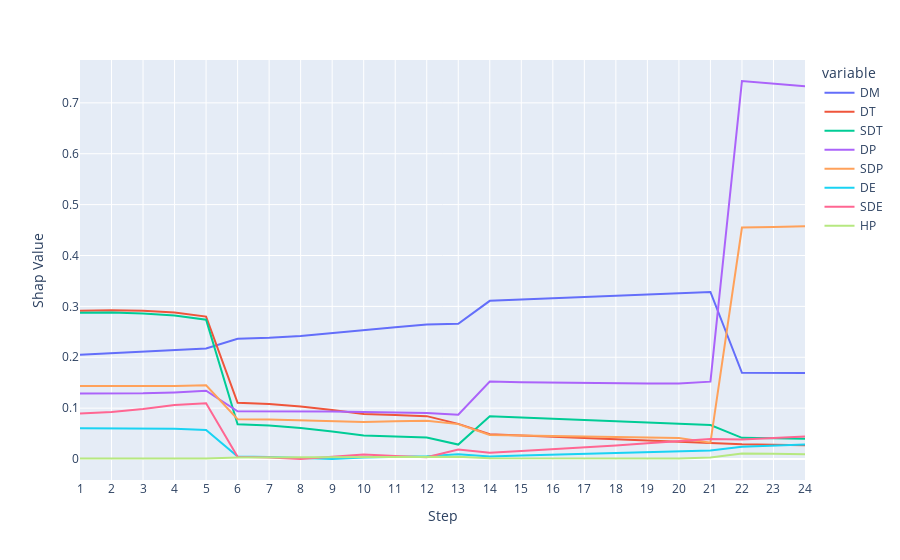

Notebook cell for this chart:
### Code cell
base_config={
    'lvl': 'policy_2',
    'obs_type': "distance",
    'learning_algo': "PPO",
    'exp_type': "switch_exitLessBetter",
    'action_type': 'switch',
    'action_space_type': 'discrete',
    'play_style': 'switch',
    'reward_scheme': 'switch',
    'learning_algo': 'PPO',
    'exp_path': 'switching',
    'base_path': 'play_style_models/base/',
    'which_model': 'best_model',
    # 'which_model': 'latest_model_500000_steps',
}
df_shapley, pred_explain, internal, timing,df = group_shap_single_exp(base_config)
print(df['action'].unique())
fig =px.line(data_frame=df_shapley[["DM","DT","SDT","DP","SDP","DE","SDE","HP"]].abs(),x= df_shapley[["DM","DT","SDT","DP","SDP","DE","SDE","HP"]].index ,y = df_shapley[["DM","DT","SDT","DP","SDP","DE","SDE","HP"]].columns).update_layout(xaxis_title="Step", yaxis_title="Shap Value")
fig.show()

### Figure 1 — Plotly figure (JSON) as saved in the notebook; plotly's stock layout.template omitted (floating-point values rounded to 4 significant figures)
{"data": [{"hovertemplate": "variable=DM<br>index=%{x}<br>value=%{y}<extra></extra>", "legendgroup": "DM", "line": {"color": "#636efa", "dash": "solid"}, "marker": {"symbol": "circle"}, "mode": "lines", "name": "DM", "orientation": "v", "showlegend": true, "type": "scatter", "x": ["1", "2", "3", "4", "5", "6", "7", "8", "9", "10", "11", "12", "13", "14", "15", "16", "17", "18", "19", "20", "21", "22", "23", "24"], "xaxis": "x", "y": [0.2048, 0.208, 0.2117, 0.2149, 0.2174, 0.2364, 0.2382, 0.2418, 0.2471, 0.253, 0.2587, 0.2645, 0.2658, 0.3109, 0.3134, 0.3158, 0.3183, 0.3207, 0.3232, 0.3256, 0.3284, 0.1694, 0.1693, 0.1691], "yaxis": "y"}, {"hovertemplate": "variable=DT<br>index=%{x}<br>value=%{y}<extra></extra>", "legendgroup": "DT", "line": {"color": "#EF553B", "dash": "solid"}, "marker": {"symbol": "circle"}, "mode": "lines", "name": "DT", "orientation": "v", "showlegend": true, "type": "scatter", "x": ["1", "2", "3", "4", "5", "6", "7", "8", "9", "10", "11", "12", "13", "14", "15", "16", "17", "18", "19", "20", "21", "22", "23", "24"], "xaxis": "x", "y": [0.2913, 0.2923, 0.2915, 0.2881, 0.28, 0.1106, 0.1082, 0.1034, 0.0964, 0.08854, 0.08655, 0.08429, 0.06917, 0.04864, 0.04608, 0.04359, 0.0411, 0.03862, 0.03614, 0.03369, 0.03081, 0.02891, 0.028, 0.02717], "yaxis": "y"}, {"hovertemplate": "variable=SDT<br>index=%{x}<br>value=%{y}<extra></extra>", "legendgroup": "SDT", "line": {"color": "#00cc96", "dash": "solid"}, "marker": {"symbol": "circle"}, "mode": "lines", "name": "SDT", "orientation": "v", "showlegend": true, "type": "scatter", "x": ["1", "2", "3", "4", "5", "6", "7", "8", "9", "10", "11", "12", "13", "14", "15", "16", "17", "18", "19", "20", "21", "22", "23", "24"], "xaxis": "x", "y": [0.2876, 0.2878, 0.2863, 0.2822, 0.2737, 0.06833, 0.06598, 0.06118, 0.05421, 0.04641, 0.04442, 0.04216, 0.02836, 0.08396, 0.08158, 0.07927, 0.07697, 0.07466, 0.07237, 0.07009, 0.06683, 0.0417, 0.04078, 0.03995], "yaxis": "y"}, {"hovertemplate": "variable=DP<br>index=%{x}<br>value=%{y}<extra></extra>", "legendgroup": "DP", "line": {"color": "#ab63fa", "dash": "solid"}, "marker": {"symbol": "circle"}, "mode": "lines", "name": "DP", "orientation": "v", "showlegend": true, "type": "scatter", "x": ["1", "2", "3", "4", "5", "6", "7", "8", "9", "10", "11", "12", "13", "14", "15", "16", "17", "18", "19", "20", "21", "22", "23", "24"], "xaxis": "x", "y": [0.1286, 0.1286, 0.129, 0.1309, 0.1341, 0.09378, 0.09385, 0.0937, 0.09326, 0.09237, 0.09153, 0.09028, 0.08705, 0.1521, 0.151, 0.1501, 0.1494, 0.149, 0.1486, 0.1484, 0.1521, 0.7429, 0.7376, 0.7327], "yaxis": "y"}, {"hovertemplate": "variable=SDP<br>index=%{x}<br>value=%{y}<extra></extra>", "legendgroup": "SDP", "line": {"color": "#FFA15A", "dash": "solid"}, "marker": {"symbol": "circle"}, "mode": "lines", "name": "SDP", "orientation": "v", "showlegend": true, "type": "scatter", "x": ["1", "2", "3", "4", "5", "6", "7", "8", "9", "10", "11", "12", "13", "14", "15", "16", "17", "18", "19", "20", "21", "22", "23", "24"], "xaxis": "x", "y": [0.1434, 0.1433, 0.1434, 0.1436, 0.1448, 0.07825, 0.07751, 0.07629, 0.07472, 0.07292, 0.07414, 0.07522, 0.06862, 0.04724, 0.04619, 0.04528, 0.04438, 0.04341, 0.04236, 0.04112, 0.03205, 0.455, 0.4561, 0.4573], "yaxis": "y"}, {"hovertemplate": "variable=DE<br>index=%{x}<br>value=%{y}<extra></extra>", "legendgroup": "DE", "line": {"color": "#19d3f3", "dash": "solid"}, "marker": {"symbol": "circle"}, "mode": "lines", "name": "DE", "orientation": "v", "showlegend": true, "type": "scatter", "x": ["1", "2", "3", "4", "5", "6", "7", "8", "9", "10", "11", "12", "13", "14", "15", "16", "17", "18", "19", "20", "21", "22", "23", "24"], "xaxis": "x", "y": [0.06064, 0.06034, 0.05993, 0.05944, 0.0571, 0.004792, 0.003912, 0.002182, 0.000204, 0.00277, 0.004162, 0.005466, 0.00929, 0.005217, 0.006963, 0.008802, 0.01065, 0.01237, 0.01397, 0.01552, 0.01676, 0.02402, 0.02639, 0.02848], "yaxis": "y"}, {"hovertemplate": "variable=SDE<br>index=%{x}<br>value=%{y}<extra></extra>", "legendgroup": "SDE", "line": {"color": "#FF6692", "dash": "solid"}, "marker": {"symbol": "circle"}, "mode": "lines", "name": "SDE", "orientation": "v", "showlegend": true, "type": "scatter", "x": ["1", "2", "3", "4", "5", "6", "7", "8", "9", "10", "11", "12", "13", "14", "15", "16", "17", "18", "19", "20", "21", "22", "23", "24"], "xaxis": "x", "y": [0.08965, 0.09231, 0.09843, 0.1061, 0.1098, 0.004237, 0.00287, 6.548e-05, 0.004364, 0.00891, 0.006121, 0.003435, 0.01877, 0.01223, 0.0156, 0.01907, 0.02283, 0.02684, 0.03094, 0.03498, 0.03936, 0.03862, 0.04166, 0.0441], "yaxis": "y"}, {"hovertemplate": "variable=HP<br>index=%{x}<br>value=%{y}<extra></extra>", "legendgroup": "HP", "line": {"color": "#B6E880", "dash": "solid"}, "marker": {"symbol": "circle"}, "mode": "lines", "name": "HP", "orientation": "v", "showlegend": true, "type": "scatter", "x": ["1", "2", "3", "4", "5", "6", "7", "8", "9", "10", "11", "12", "13", "14", "15", "16", "17", "18", "19", "20", "21", "22", "23", "24"], "xaxis": "x", "y": [0.001135, 0.0007843, 0.0002987, 0.0003053, 0.001082, 0.002966, 0.002967, 0.002967, 0.002967, 0.002967, 0.002967, 0.002967, 0.004385, 0.001634, 0.001508, 0.001386, 0.001268, 0.001156, 0.001044, 0.0009188, 0.002967, 0.01076, 0.01016, 0.009577], "yaxis": "y"}], "layout": {"legend": {"title": {"text": "variable"}, "tracegroupgap": 0}, "margin": {"t": 60}, "xaxis": {"anchor": "y", "domain": [0, 1], "title": {"text": "Step"}}, "yaxis": {"anchor": "x", "domain": [0, 1], "title": {"text": "Shap Value"}}}}
